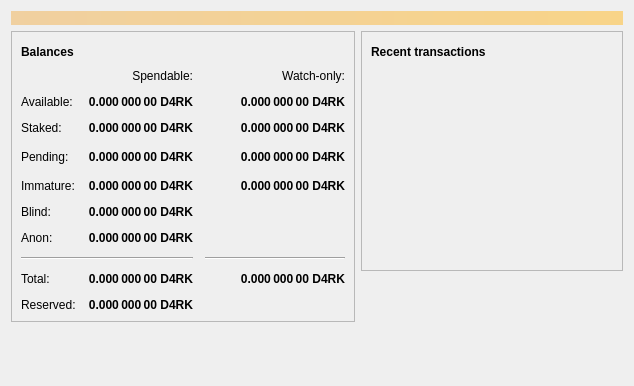
<?xml version="1.0" encoding="UTF-8"?>
<ui version="4.0">
 <class>OverviewPage</class>
 <widget class="QWidget" name="OverviewPage">
  <property name="geometry">
   <rect>
    <x>0</x>
    <y>0</y>
    <width>634</width>
    <height>386</height>
   </rect>
  </property>
  <property name="windowTitle">
   <string>Form</string>
  </property>
  <layout class="QVBoxLayout" name="topLayout">
   <item>
    <widget class="QLabel" name="labelAlerts">
     <property name="visible">
      <bool>false</bool>
     </property>
     <property name="styleSheet">
      <string notr="true">QLabel { background-color: qlineargradient(x1: 0, y1: 0, x2: 1, y2: 0, stop:0 #F0D0A0, stop:1 #F8D488); color:#000000; }</string>
     </property>
     <property name="wordWrap">
      <bool>true</bool>
     </property>
     <property name="margin">
      <number>3</number>
     </property>
     <property name="textInteractionFlags">
      <set>Qt::TextSelectableByMouse</set>
     </property>
    </widget>
   </item>
   <item>
    <layout class="QHBoxLayout" name="horizontalLayout" stretch="1,1">
     <item>
      <layout class="QVBoxLayout" name="verticalLayout_2">
       <item>
        <widget class="QFrame" name="frame">
         <property name="frameShape">
          <enum>QFrame::StyledPanel</enum>
         </property>
         <property name="frameShadow">
          <enum>QFrame::Raised</enum>
         </property>
         <layout class="QVBoxLayout" name="verticalLayout_4">
          <item>
           <layout class="QHBoxLayout" name="horizontalLayout_4">
            <item>
             <widget class="QLabel" name="label_5">
              <property name="font">
               <font>
                <weight>75</weight>
                <bold>true</bold>
               </font>
              </property>
              <property name="text">
               <string>Balances</string>
              </property>
             </widget>
            </item>
            <item>
             <widget class="QPushButton" name="labelWalletStatus">
              <property name="enabled">
               <bool>true</bool>
              </property>
              <property name="maximumSize">
               <size>
                <width>30</width>
                <height>16777215</height>
               </size>
              </property>
              <property name="toolTip">
               <string>The displayed information may be out of date. Your wallet automatically synchronizes with the Darkpay network after a connection is established, but this process has not completed yet.</string>
              </property>
              <property name="text">
               <string/>
              </property>
              <property name="icon">
               <iconset>
                <normaloff>:/icons/warning</normaloff>
                <disabledoff>:/icons/warning</disabledoff>:/icons/warning</iconset>
              </property>
              <property name="iconSize">
               <size>
                <width>24</width>
                <height>24</height>
               </size>
              </property>
              <property name="flat">
               <bool>true</bool>
              </property>
             </widget>
            </item>
            <item>
             <spacer name="horizontalSpacer_3">
              <property name="orientation">
               <enum>Qt::Horizontal</enum>
              </property>
              <property name="sizeHint" stdset="0">
               <size>
                <width>40</width>
                <height>20</height>
               </size>
              </property>
             </spacer>
            </item>
           </layout>
          </item>
          <item>
           <layout class="QGridLayout" name="gridLayout">
            <property name="spacing">
             <number>12</number>
            </property>
            <item row="2" column="1">
             <widget class="QLabel" name="labelStaked">
              <property name="font">
               <font>
                <weight>75</weight>
                <bold>true</bold>
               </font>
              </property>
              <property name="cursor">
               <cursorShape>IBeamCursor</cursorShape>
              </property>
              <property name="toolTip">
               <string>Your current staked balance</string>
              </property>
              <property name="text">
               <string notr="true">0.000 000 00 D4RK</string>
              </property>
              <property name="alignment">
               <set>Qt::AlignRight|Qt::AlignTrailing|Qt::AlignVCenter</set>
              </property>
              <property name="textInteractionFlags">
               <set>Qt::LinksAccessibleByMouse|Qt::TextSelectableByKeyboard|Qt::TextSelectableByMouse</set>
              </property>
             </widget>
            </item>
            <item row="2" column="2">
             <widget class="QLabel" name="labelWatchStaked">
              <property name="font">
               <font>
                <weight>75</weight>
                <bold>true</bold>
               </font>
              </property>
              <property name="cursor">
               <cursorShape>IBeamCursor</cursorShape>
              </property>
              <property name="toolTip">
               <string>Your current watch-only staked balance</string>
              </property>
              <property name="text">
               <string notr="true">0.000 000 00 D4RK</string>
              </property>
              <property name="alignment">
               <set>Qt::AlignRight|Qt::AlignTrailing|Qt::AlignVCenter</set>
              </property>
              <property name="textInteractionFlags">
               <set>Qt::LinksAccessibleByMouse|Qt::TextSelectableByKeyboard|Qt::TextSelectableByMouse</set>
              </property>
             </widget>
            </item>
            <item row="4" column="2">
             <widget class="QLabel" name="labelWatchImmature">
              <property name="font">
               <font>
                <weight>75</weight>
                <bold>true</bold>
               </font>
              </property>
              <property name="cursor">
               <cursorShape>IBeamCursor</cursorShape>
              </property>
              <property name="toolTip">
               <string>Mined balance in watch-only addresses that has not yet matured</string>
              </property>
              <property name="text">
               <string notr="true">0.000 000 00 D4RK</string>
              </property>
              <property name="alignment">
               <set>Qt::AlignRight|Qt::AlignTrailing|Qt::AlignVCenter</set>
              </property>
              <property name="textInteractionFlags">
               <set>Qt::LinksAccessibleByMouse|Qt::TextSelectableByKeyboard|Qt::TextSelectableByMouse</set>
              </property>
             </widget>
            </item>
            <item row="3" column="3">
             <spacer name="horizontalSpacer_2">
              <property name="orientation">
               <enum>Qt::Horizontal</enum>
              </property>
              <property name="sizeHint" stdset="0">
               <size>
                <width>40</width>
                <height>20</height>
               </size>
              </property>
             </spacer>
            </item>
            <item row="4" column="1">
             <widget class="QLabel" name="labelImmature">
              <property name="font">
               <font>
                <weight>75</weight>
                <bold>true</bold>
               </font>
              </property>
              <property name="cursor">
               <cursorShape>IBeamCursor</cursorShape>
              </property>
              <property name="toolTip">
               <string>Mined balance that has not yet matured</string>
              </property>
              <property name="text">
               <string notr="true">0.000 000 00 D4RK</string>
              </property>
              <property name="alignment">
               <set>Qt::AlignRight|Qt::AlignTrailing|Qt::AlignVCenter</set>
              </property>
              <property name="textInteractionFlags">
               <set>Qt::LinksAccessibleByMouse|Qt::TextSelectableByKeyboard|Qt::TextSelectableByMouse</set>
              </property>
             </widget>
            </item>
            <item row="3" column="2">
             <widget class="QLabel" name="labelWatchPending">
              <property name="font">
               <font>
                <weight>75</weight>
                <bold>true</bold>
               </font>
              </property>
              <property name="cursor">
               <cursorShape>IBeamCursor</cursorShape>
              </property>
              <property name="toolTip">
               <string>Unconfirmed transactions to watch-only addresses</string>
              </property>
              <property name="text">
               <string notr="true">0.000 000 00 D4RK</string>
              </property>
              <property name="alignment">
               <set>Qt::AlignRight|Qt::AlignTrailing|Qt::AlignVCenter</set>
              </property>
              <property name="textInteractionFlags">
               <set>Qt::LinksAccessibleByMouse|Qt::TextSelectableByKeyboard|Qt::TextSelectableByMouse</set>
              </property>
             </widget>
            </item>
            <item row="3" column="1">
             <widget class="QLabel" name="labelUnconfirmed">
              <property name="font">
               <font>
                <weight>75</weight>
                <bold>true</bold>
               </font>
              </property>
              <property name="cursor">
               <cursorShape>IBeamCursor</cursorShape>
              </property>
              <property name="toolTip">
               <string>Total of transactions that have yet to be confirmed, and do not yet count toward the spendable balance</string>
              </property>
              <property name="text">
               <string notr="true">0.000 000 00 D4RK</string>
              </property>
              <property name="alignment">
               <set>Qt::AlignRight|Qt::AlignTrailing|Qt::AlignVCenter</set>
              </property>
              <property name="textInteractionFlags">
               <set>Qt::LinksAccessibleByMouse|Qt::TextSelectableByKeyboard|Qt::TextSelectableByMouse</set>
              </property>
             </widget>
            </item>
            <item row="2" column="0">
             <widget class="QLabel" name="labelStakedText">
              <property name="text">
               <string>Staked:</string>
              </property>
             </widget>
            </item>
            <item row="7" column="2">
             <widget class="Line" name="lineWatchBalance">
              <property name="sizePolicy">
               <sizepolicy hsizetype="Preferred" vsizetype="Fixed">
                <horstretch>0</horstretch>
                <verstretch>0</verstretch>
               </sizepolicy>
              </property>
              <property name="minimumSize">
               <size>
                <width>140</width>
                <height>0</height>
               </size>
              </property>
              <property name="orientation">
               <enum>Qt::Horizontal</enum>
              </property>
             </widget>
            </item>
            <item row="8" column="2">
             <widget class="QLabel" name="labelWatchTotal">
              <property name="font">
               <font>
                <weight>75</weight>
                <bold>true</bold>
               </font>
              </property>
              <property name="cursor">
               <cursorShape>IBeamCursor</cursorShape>
              </property>
              <property name="toolTip">
               <string>Current total balance in watch-only addresses</string>
              </property>
              <property name="text">
               <string notr="true">0.000 000 00 D4RK</string>
              </property>
              <property name="alignment">
               <set>Qt::AlignRight|Qt::AlignTrailing|Qt::AlignVCenter</set>
              </property>
              <property name="textInteractionFlags">
               <set>Qt::LinksAccessibleByMouse|Qt::TextSelectableByKeyboard|Qt::TextSelectableByMouse</set>
              </property>
             </widget>
            </item>
            <item row="8" column="0">
             <widget class="QLabel" name="labelTotalText">
              <property name="text">
               <string>Total:</string>
              </property>
             </widget>
            </item>
            <item row="8" column="1">
             <widget class="QLabel" name="labelTotal">
              <property name="font">
               <font>
                <weight>75</weight>
                <bold>true</bold>
               </font>
              </property>
              <property name="cursor">
               <cursorShape>IBeamCursor</cursorShape>
              </property>
              <property name="toolTip">
               <string>Your current total balance</string>
              </property>
              <property name="text">
               <string notr="true">0.000 000 00 D4RK</string>
              </property>
              <property name="alignment">
               <set>Qt::AlignRight|Qt::AlignTrailing|Qt::AlignVCenter</set>
              </property>
              <property name="textInteractionFlags">
               <set>Qt::LinksAccessibleByMouse|Qt::TextSelectableByKeyboard|Qt::TextSelectableByMouse</set>
              </property>
             </widget>
            </item>
            <item row="0" column="2">
             <widget class="QLabel" name="labelWatchonly">
              <property name="text">
               <string>Watch-only:</string>
              </property>
              <property name="alignment">
               <set>Qt::AlignRight|Qt::AlignTrailing|Qt::AlignVCenter</set>
              </property>
             </widget>
            </item>
            <item row="7" column="0" colspan="2">
             <widget class="Line" name="line">
              <property name="orientation">
               <enum>Qt::Horizontal</enum>
              </property>
             </widget>
            </item>
            <item row="1" column="0">
             <widget class="QLabel" name="labelBalanceText">
              <property name="text">
               <string>Available:</string>
              </property>
             </widget>
            </item>
            <item row="4" column="0">
             <widget class="QLabel" name="labelImmatureText">
              <property name="text">
               <string>Immature:</string>
              </property>
             </widget>
            </item>
            <item row="1" column="2">
             <widget class="QLabel" name="labelWatchAvailable">
              <property name="font">
               <font>
                <weight>75</weight>
                <bold>true</bold>
               </font>
              </property>
              <property name="cursor">
               <cursorShape>IBeamCursor</cursorShape>
              </property>
              <property name="toolTip">
               <string>Your current balance in watch-only addresses</string>
              </property>
              <property name="text">
               <string notr="true">0.000 000 00 D4RK</string>
              </property>
              <property name="alignment">
               <set>Qt::AlignRight|Qt::AlignTrailing|Qt::AlignVCenter</set>
              </property>
              <property name="textInteractionFlags">
               <set>Qt::LinksAccessibleByMouse|Qt::TextSelectableByKeyboard|Qt::TextSelectableByMouse</set>
              </property>
             </widget>
            </item>
            <item row="3" column="0">
             <widget class="QLabel" name="labelPendingText">
              <property name="text">
               <string>Pending:</string>
              </property>
             </widget>
            </item>
            <item row="0" column="1">
             <widget class="QLabel" name="labelSpendable">
              <property name="text">
               <string>Spendable:</string>
              </property>
              <property name="alignment">
               <set>Qt::AlignRight|Qt::AlignTrailing|Qt::AlignVCenter</set>
              </property>
             </widget>
            </item>
            <item row="5" column="0">
             <widget class="QLabel" name="labelBlindBalanceText">
              <property name="text">
               <string>Blind:</string>
              </property>
             </widget>
            </item>
            <item row="5" column="1">
             <widget class="QLabel" name="labelBlindBalance">
              <property name="font">
               <font>
                <weight>75</weight>
                <bold>true</bold>
               </font>
              </property>
              <property name="cursor">
               <cursorShape>IBeamCursor</cursorShape>
              </property>
              <property name="toolTip">
               <string>Your current spendable blinded balance</string>
              </property>
              <property name="text">
               <string notr="true">0.000 000 00 D4RK</string>
              </property>
              <property name="alignment">
               <set>Qt::AlignRight|Qt::AlignTrailing|Qt::AlignVCenter</set>
              </property>
              <property name="textInteractionFlags">
               <set>Qt::LinksAccessibleByMouse|Qt::TextSelectableByKeyboard|Qt::TextSelectableByMouse</set>
              </property>
             </widget>
            </item>
            <item row="6" column="0">
             <widget class="QLabel" name="labelAnonText">
              <property name="text">
               <string>Anon:</string>
              </property>
             </widget>
            </item>
            <item row="6" column="1">
             <widget class="QLabel" name="labelAnonBalance">
              <property name="font">
               <font>
                <weight>75</weight>
                <bold>true</bold>
               </font>
              </property>
              <property name="cursor">
               <cursorShape>IBeamCursor</cursorShape>
              </property>
              <property name="toolTip">
               <string>Your current spendable anon balance</string>
              </property>
              <property name="text">
               <string notr="true">0.000 000 00 D4RK</string>
              </property>
              <property name="alignment">
               <set>Qt::AlignRight|Qt::AlignTrailing|Qt::AlignVCenter</set>
              </property>
              <property name="textInteractionFlags">
               <set>Qt::LinksAccessibleByMouse|Qt::TextSelectableByKeyboard|Qt::TextSelectableByMouse</set>
              </property>
             </widget>
            </item>
            <item row="1" column="1">
             <widget class="QLabel" name="labelBalance">
              <property name="font">
               <font>
                <weight>75</weight>
                <bold>true</bold>
               </font>
              </property>
              <property name="cursor">
               <cursorShape>IBeamCursor</cursorShape>
              </property>
              <property name="toolTip">
               <string>Your current spendable balance</string>
              </property>
              <property name="text">
               <string notr="true">0.000 000 00 D4RK</string>
              </property>
              <property name="alignment">
               <set>Qt::AlignRight|Qt::AlignTrailing|Qt::AlignVCenter</set>
              </property>
              <property name="textInteractionFlags">
               <set>Qt::LinksAccessibleByMouse|Qt::TextSelectableByKeyboard|Qt::TextSelectableByMouse</set>
              </property>
             </widget>
            </item>
            <item row="9" column="0">
             <widget class="QLabel" name="labelReservedText">
              <property name="text">
               <string>Reserved:</string>
              </property>
             </widget>
            </item>
            <item row="9" column="1">
             <widget class="QLabel" name="labelReserved">
              <property name="font">
               <font>
                <weight>75</weight>
                <bold>true</bold>
               </font>
              </property>
              <property name="cursor">
               <cursorShape>IBeamCursor</cursorShape>
              </property>
              <property name="toolTip">
               <string>Your current spendable balance</string>
              </property>
              <property name="text">
               <string notr="true">0.000 000 00 D4RK</string>
              </property>
              <property name="alignment">
               <set>Qt::AlignRight|Qt::AlignTrailing|Qt::AlignVCenter</set>
              </property>
              <property name="textInteractionFlags">
               <set>Qt::LinksAccessibleByMouse|Qt::TextSelectableByKeyboard|Qt::TextSelectableByMouse</set>
              </property>
             </widget>
            </item>
           </layout>
          </item>
         </layout>
        </widget>
       </item>
       <item>
        <spacer name="verticalSpacer">
         <property name="orientation">
          <enum>Qt::Vertical</enum>
         </property>
         <property name="sizeHint" stdset="0">
          <size>
           <width>20</width>
           <height>40</height>
          </size>
         </property>
        </spacer>
       </item>
      </layout>
     </item>
     <item>
      <layout class="QVBoxLayout" name="verticalLayout_3">
       <item>
        <widget class="QFrame" name="frame_2">
         <property name="frameShape">
          <enum>QFrame::StyledPanel</enum>
         </property>
         <property name="frameShadow">
          <enum>QFrame::Raised</enum>
         </property>
         <layout class="QVBoxLayout" name="verticalLayout">
          <item>
           <layout class="QHBoxLayout" name="horizontalLayout_2">
            <item>
             <widget class="QLabel" name="label_4">
              <property name="font">
               <font>
                <weight>75</weight>
                <bold>true</bold>
               </font>
              </property>
              <property name="text">
               <string>Recent transactions</string>
              </property>
             </widget>
            </item>
            <item>
             <widget class="QPushButton" name="labelTransactionsStatus">
              <property name="enabled">
               <bool>true</bool>
              </property>
              <property name="maximumSize">
               <size>
                <width>30</width>
                <height>16777215</height>
               </size>
              </property>
              <property name="toolTip">
               <string>The displayed information may be out of date. Your wallet automatically synchronizes with the Darkpay network after a connection is established, but this process has not completed yet.</string>
              </property>
              <property name="text">
               <string/>
              </property>
              <property name="icon">
               <iconset>
                <normaloff>:/icons/warning</normaloff>
                <disabledoff>:/icons/warning</disabledoff>:/icons/warning</iconset>
              </property>
              <property name="iconSize">
               <size>
                <width>24</width>
                <height>24</height>
               </size>
              </property>
              <property name="flat">
               <bool>true</bool>
              </property>
             </widget>
            </item>
            <item>
             <spacer name="horizontalSpacer">
              <property name="orientation">
               <enum>Qt::Horizontal</enum>
              </property>
              <property name="sizeHint" stdset="0">
               <size>
                <width>40</width>
                <height>20</height>
               </size>
              </property>
             </spacer>
            </item>
           </layout>
          </item>
          <item>
           <widget class="QListView" name="listTransactions">
            <property name="styleSheet">
             <string notr="true">QListView { background: transparent; }</string>
            </property>
            <property name="frameShape">
             <enum>QFrame::NoFrame</enum>
            </property>
            <property name="verticalScrollBarPolicy">
             <enum>Qt::ScrollBarAlwaysOff</enum>
            </property>
            <property name="horizontalScrollBarPolicy">
             <enum>Qt::ScrollBarAlwaysOff</enum>
            </property>
            <property name="selectionMode">
             <enum>QAbstractItemView::NoSelection</enum>
            </property>
           </widget>
          </item>
         </layout>
        </widget>
       </item>
       <item>
        <spacer name="verticalSpacer_2">
         <property name="orientation">
          <enum>Qt::Vertical</enum>
         </property>
         <property name="sizeHint" stdset="0">
          <size>
           <width>20</width>
           <height>40</height>
          </size>
         </property>
        </spacer>
       </item>
      </layout>
     </item>
    </layout>
   </item>
  </layout>
 </widget>
 <resources/>
 <connections/>
</ui>
